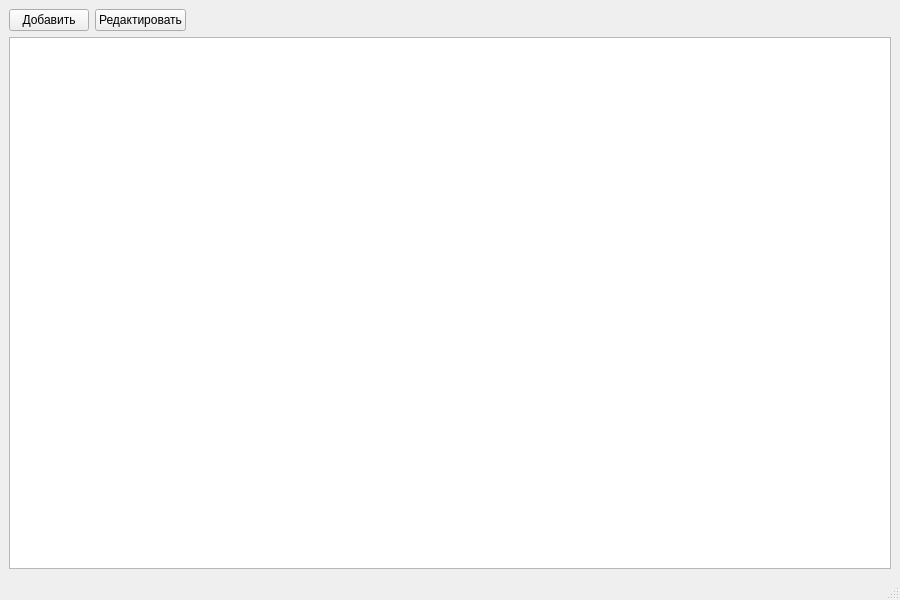
<?xml version="1.0" encoding="UTF-8"?>
<ui version="4.0">
 <class>MainWindow</class>
 <widget class="QMainWindow" name="MainWindow">
  <property name="geometry">
   <rect><x>0</x><y>0</y><width>900</width><height>600</height></rect>
  </property>
  <property name="windowTitle">
   <string>Информация о кофе</string>
  </property>
  <widget class="QWidget" name="centralwidget">
   <layout class="QVBoxLayout" name="verticalLayout">
    <item>
     <layout class="QHBoxLayout" name="buttonLayout">
      <item>
       <widget class="QPushButton" name="addButton">
        <property name="text"><string>Добавить</string></property>
       </widget>
      </item>
      <item>
       <widget class="QPushButton" name="editButton">
        <property name="text"><string>Редактировать</string></property>
       </widget>
      </item>
      <item>
       <spacer name="horizontalSpacer">
        <property name="orientation"><enum>Qt::Horizontal</enum></property>
        <property name="sizeHint" stdset="0"><size><width>40</width><height>20</height></size></property>
       </spacer>
      </item>
     </layout>
    </item>
    <item>
     <widget class="QTableWidget" name="tableWidget">
      <property name="editTriggers"><set>QAbstractItemView::NoEditTriggers</set></property>
      <property name="selectionBehavior"><enum>QAbstractItemView::SelectRows</enum></property>
      <property name="selectionMode"><enum>QAbstractItemView::SingleSelection</enum></property>
     </widget>
    </item>
   </layout>
  </widget>
  <widget class="QStatusBar" name="statusbar"/>
 </widget>
 <resources/>
 <connections/>
</ui>
